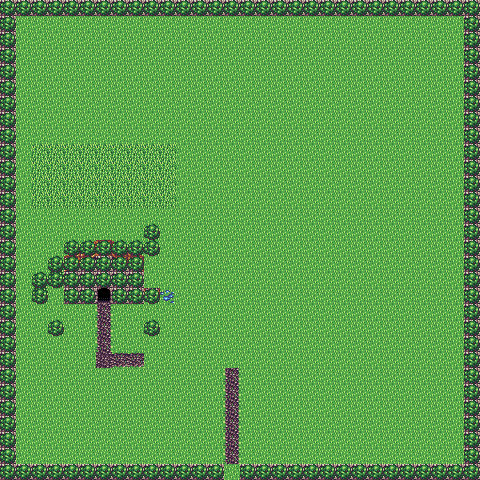

A level layout from a 2D game, rendered from its tile map. Below: a short description, then the map file with tile-grid data replaced by summaries:
An orthogonal 30x30 tile map with 16x16 px tiles, 3 tile layers (Tile Layer 1, Tile Layer 2, Mask) and 5 objects (3x NPC, Entrance, Exit).

<map version="1.0" orientation="orthogonal" width="30" height="30" tilewidth="16" tileheight="16">
 <properties>
  <property name="music" value="town" />
 </properties>
 <tileset firstgid="1" name="town" tilewidth="16" tileheight="16">
  <image source="../img/town_tiles.png" width="160" height="48" />
 </tileset>
 <layer name="Tile Layer 1" width="30" height="30">
  <data>[900 cells, 900 non-empty, 9 distinct tile ids]</data>
 </layer>
 <layer name="Tile Layer 2" width="30" height="30">
  <data>[900 cells, 183 non-empty, 18 distinct tile ids]</data>
 </layer>
 <layer name="Mask" width="30" height="30">
  <data>[900 cells, 143 non-empty, 1 distinct tile ids]</data>
 </layer>
 <objectgroup name="Objects" width="30" height="30">
  <object name="default" type="Entrance" x="228" y="454" />
  <object name="toDesert" type="Exit" x="223" y="467" width="16" height="16">
   <properties>
    <property name="entrance" value="fromTown" />
    <property name="map" value="DesertPath" />
   </properties>
  </object>
  <object name="oldman" type="NPC" x="320" y="400">
   <properties>
    <property name="archetype" value="oldman" />
    <property name="behavior" value="stationary" />
   </properties>
  </object>
  <object name="littlegirl" type="NPC" x="276" y="351">
   <properties>
    <property name="archetype" value="littlegirl" />
    <property name="behavior" value="wanderlust" />
   </properties>
  </object>
  <object name="earl" type="NPC" x="133" y="422">
   <properties>
    <property name="archetype" value="earl" />
    <property name="behavior" value="wanderlust" />
   </properties>
  </object>
 </objectgroup>
</map>